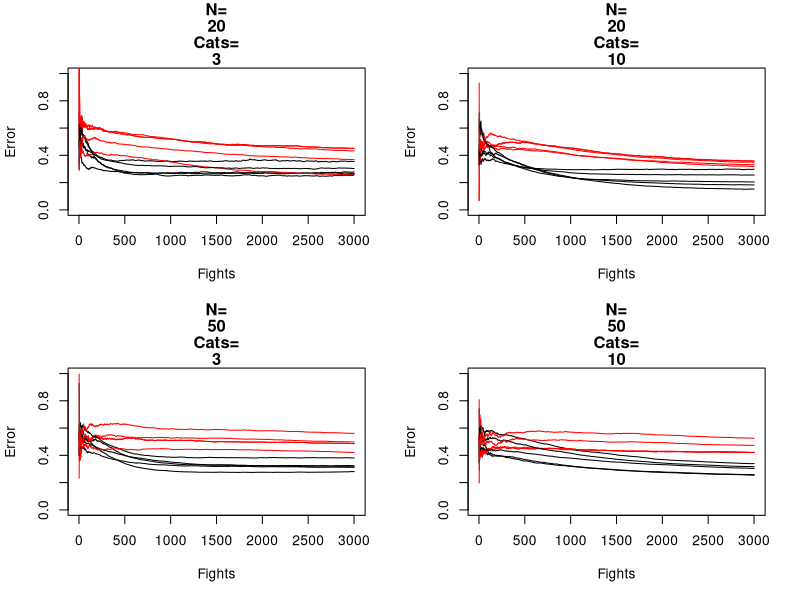
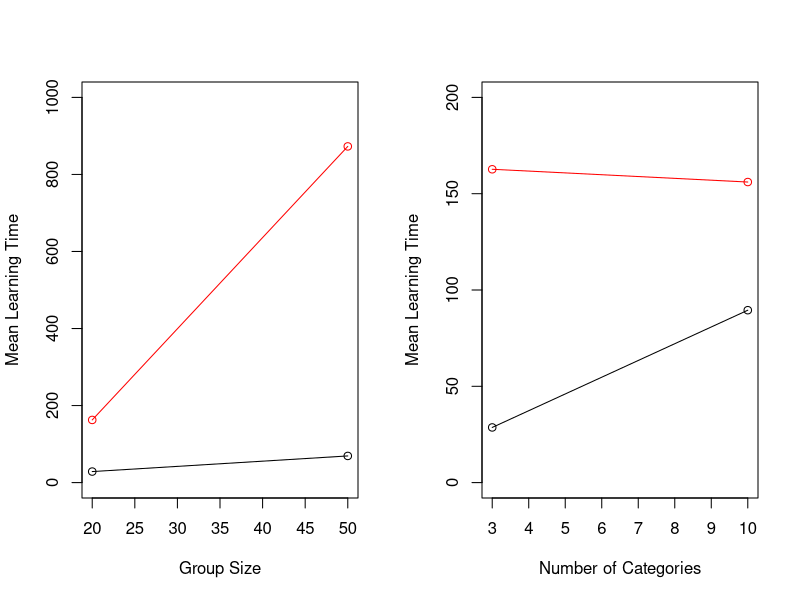

Here is the R script that generated these plots, in order:
#this is the file I wrote at the hackathon to make some quick plots. it's out of date, but i'm hanging onto it as a reference.
######
#functions: 

dominance = 0.5 #how quickly the probability switches from A winning to A losing
win_prob <- function(q){ #probability of A winning given qualities of A and B
	d = q[1]-q[2] #differences in qualities
	p = exp(dominance*d)/(exp(dominance*d)+1) #a sigmoidal function that gives probability of A winning 
	return(p)
}

learn_rate = 0.1
learn_noise = 0.005
update <- function(a, q){ # given current assessment a and true quality q, update to new assessment
	if(!is.na(a)){
			anew =(1- learn_rate) * a +learn_rate*q + rnorm(1, mean =0, sd = learn_noise)
		} else{
			anew = learn_rate*q + rnorm(1, mean =0, sd = learn_noise)
		}
	return(anew)
}

correlatedValue = function(x, r){
  r2 = r**2
  ve = 1-r2
  SD = sqrt(ve)
  e  = rnorm(length(x), mean=0, sd=SD)
  y  = r*x + e
  return(y)
}


#######
#parameters to play with:
Tfights = 3000 #total number of fights 
N = 50 # individuals
categor_num = 3
memory_window = Inf
confus_prob_cat = 0
confus_prob_ind = 0.8
sim_runs = 5

N_vals = c(20,50)
xN = length(N_vals)
cat_vals = c(3,10,20)
cat_vals = c(3,10)
xcat = length(cat_vals)

learning_curves_cat = array(NA, dim=c(xN,xcat,sim_runs,Tfights+1))
learning_curves_ind = array(NA, dim=c(xN,xcat,sim_runs,Tfights+1))
learning_times_cat = array(NA, dim=c(xN,xcat))
learning_times_ind = array(NA, dim=c(xN,xcat))

for(n in 1:xN){
	N = N_vals[n]
	for(c in 1:xcat){
		categor_num = cat_vals[c]
		learning_curves_cat_temp = array(NA, dim=c(sim_runs,Tfights+1,N))
		learning_curves_ind_temp = array(NA,dim=c(sim_runs,Tfights+1,N))
		
		learning_time_cat_temp = array(NA, dim=c(sim_runs,N))
		learning_time_ind_temp = array(NA, dim=c(sim_runs,N))
		for(run in 1:sim_runs){
			
			######
			#set up group with quality values and signal values: 
			
			qual_vals = array(data = NA, dim = N) # quality values
			# #option: one animal in each of N bins
			# qual_vals = seq(0, 1, by = 1/N) 
			# #option: uniformly distributed quality values
			# qual_vals = runif(N , min = 0, max = 1) 
			# #option: lognormally distributed quality values
			# qual_sd = 0.5; qual_vals = exp(rnorm(N, mean = 0, sd = qual_sd)) 
			#option: normally distributed quality values
			qual_sd = 0.5; qual_vals = rnorm(N, mean = 0.5, sd = qual_sd) 
			
			#matrix of columns of quality values
			qual_mat = matrix(rep(qual_vals,N), ncol=N, byrow=TRUE) 
			
			sig_vals = array(data = NA, dim = N) # signal values
			#option: signals are correlated with quality 
			sig_qual_corr_sd = 0.5; sig_vals = qual_vals + rnorm(N, mean = 0, sd =sig_qual_corr_sd) 
			# #option: uniformly distributed sigals
			# sig_vals = runif(N, min =0, max = 1) 
			# #option: lognormally distributed signals: 
			# sig_sd = 0.5; sig_vals = exp(rnorm(N, mean =0, sd = sig_sd)) 
			# #option: normally distributed signal values
			# sig_sd = 0.5; sig_vals = rnorm(N, mean =0, sd =sig_sd) 
			
			sig_min = -2 
			sig_max = 2
			categor_breaks = sig_min+1:(categor_num-1)*(sig_max-sig_min)/categor_num
			sig_cats = array(data = NA, dim =N) #which category each animal is in
			for(i in 1:N){
				sig_cats[i] = sum(sig_vals[i] > categor_breaks)+1 
			}
			
			confus_mat = array(0, dim=c(N,categor_num))
			for(i in 1:N){
				if(sig_cats[i]==1){
					confus_mat[i,2] = confus_prob_cat*exp(-abs(sig_vals[i]-categor_breaks[1]))
					confus_mat[i,1] = 1-confus_mat[i,2]
				} else if(sig_cats[i]==categor_num){
					confus_mat[i,categor_num-1] = confus_prob_cat*exp(-abs(sig_vals[i]-categor_breaks[categor_num-1]))
					confus_mat[i,categor_num] = 1-confus_mat[i,categor_num-1]
				} else{
					confus_mat[i,sig_cats[i]-1] = confus_prob_cat*exp(-abs(sig_vals[i]-categor_breaks[sig_cats[i]-1]))
					confus_mat[i,sig_cats[i]+1] = confus_prob_cat*exp(-abs(sig_vals[i]-categor_breaks[sig_cats[i]]))
					confus_mat[i,sig_cats[i]] = 1-confus_mat[i,sig_cats[i]-1] - confus_mat[i,sig_cats[i]+1]
					}
			}
			confus_mat = t(apply(confus_mat,1,cumsum))
			
			##########
			#the fighting and learning dynamics: 
			wins = list() # keep track of qualities of members involved in wins and losses for each animal
			losses = list()
			for(i in 1:N){ 
				wins[[i]] = numeric()
				losses[[i]] = numeric()
			}
			num_fights = array(0,dim=N)
			last_fights_cat = array(Inf, dim=c(N,categor_num))
			last_fights_ind = array(Inf, dim=c(N,N))
			
			a_cat_byind = array(NA, dim=c(N,N,Tfights+1))
			a_cat_bycat = array(NA, dim=c(N,categor_num,Tfights+1))
			a_ind = array(NA, dim=c(N,N,Tfights+1))
			
			for(t in 1:Tfights){
				pair = sample(1:N, 2, replace = FALSE) #draw two animals at random
				num_fights[pair] = num_fights[pair]+1
				p = win_prob(qual_vals[pair]) # probability of first animal winning
				outcome = sample(0:1,1,prob = c(p,1-p)) # see who wins and loses
				if(outcome == 0){
					wins[[pair[1]]] = cbind(wins[[pair[1]]],qual_vals[pair]) #add quality values to current wins for pair[1]
					losses[[pair[2]]] = cbind(losses[[pair[2]]],qual_vals[rev(pair)]) #add quality values to current losses for pair[2], reversed so focal animal is first
				} else{
					wins[[pair[2]]] = cbind(wins[[pair[2]]],qual_vals[rev(pair)])
					losses[[pair[1]]] = cbind(losses[[pair[1]]],qual_vals[pair])
				}
				#learning about the signal of one's opponent:
					draw = matrix(runif(N*N,0,1),nrow=N) #random numbers to generate confusion events
					perc_cats = array(NA, dim = c(N,N)) #each individual's perception of every other's category
					for(i in 1:N){
						perc_cats[i,] = rowSums(matrix(rep(draw[i,],categor_num),ncol=categor_num)>confus_mat)+1 #use confus_mat to see which category perceptions get switched to
					}
						# perc_cats = matrix(rep(sig_cats,N),nrow=N,byrow=TRUE)
				
					last_fights_cat[pair[1],perc_cats[pair[1],pair[2]]] = 0 #each animal thinks it just fought with the category it perceived

					last_fights_cat[pair[2],perc_cats[pair[2],pair[1]]] = 0
					new_as_cat_bycat = a_cat_bycat[,,t] #if you weren't involved in the fight your assessment doesn't change

					new_as_cat_bycat[last_fights_cat>memory_window] = NA #you forget your assessments of the categories you fought more than memory_window fights ago

					a_cat_bycat[,,t+1] = new_as_cat_bycat
					a_cat_bycat[pair[1],perc_cats[pair[1],pair[2]],t+1] = update(a_cat_bycat[pair[1],perc_cats[pair[1],pair[2]],t],qual_vals[pair[2]]) #each animal updates its assessment of the category it perceives based on the quality it experiences
					a_cat_bycat[pair[2],perc_cats[pair[2],pair[1]],t+1] = update(a_cat_bycat[pair[2],perc_cats[pair[2],pair[1]],t],qual_vals[pair[1]])
					
					new_as_cat_byind = array(NA,dim=c(N,N))
					for(i in 1:N){
						new_as_cat_byind[i,]=a_cat_bycat[i,perc_cats[i,],t+1] #each animal assigns quality values to individuals based on its sloppy assignment of individuals to categories
					}
					a_cat_byind[,,t+1] = new_as_cat_byind
					
					# a_cat_byind[,,t+1] = a_cat_bycat[,sig_cats,t+1]
					
					# new_as_cat_byind = a_cat_byind[,,t] #if you weren't involved in the fight your assessment doesn't change
					# new_as_cat_byind[last_fights_cat[,sig_cats]>memory_window] = NA #you forget your assessments of the categories you fought more than memory_window fights ago
					# a_cat_byind[,,t+1] = new_as_cat_byind
					# a_cat_byind[pair[1],sig_cats==perc_cats[2],t+1] = update(a_cat_byind[pair[1],pair[2],t],qual_vals[pair[2]]) #opponents assess each other
					# a_cat_byind[pair[2],sig_cats==perc_cats[1],t+1] = update(a_cat_byind[pair[2],pair[1],t],qual_vals[pair[1]])
					
					last_fights_cat = last_fights_cat+1
				
				#learning about the identity of one's opponent:
					draw = runif(2,0,1)
					perc_pair = pair
					if(draw[1]<confus_prob_ind){
						perc_pair[1] = sample(setdiff(1:N,pair[1]),1) #with low probability draw a different individual that the focal thinks it's interacting with
					}
					if(draw[2]<confus_prob_ind){
						perc_pair[2] = sample(setdiff(1:N,pair[2]),1)
					}
							
					last_fights_ind[pair[1],perc_pair[2]] = 0
					last_fights_ind[pair[2],perc_pair[1]] = 0
					new_as_ind = a_ind[,,t] #if you weren't involved in the fight your assessment doesn't change
					new_as_ind[last_fights_ind>memory_window] = NA #you forget your assessments of the categories you fought more than memory_window fights ago

					a_ind[,,t+1] = new_as_ind
					a_ind[pair[1],perc_pair[2],t+1] = update(a_ind[pair[1],perc_pair[2],t],qual_vals[pair[2]]) #each animal updates its assessment of the individual it perceives based on the quality it experiences
					a_ind[pair[2],perc_pair[1],t+1] = update(a_ind[pair[2],perc_pair[1],t],qual_vals[pair[1]])
					last_fights_ind = last_fights_ind+1
			}
			
			#######
			#how well did they learn over time?
			error_cat = array(NA, dim = c(N,Tfights+1))
			error_ind = array(NA, dim = c(N,Tfights+1))
			#how quickly did they get close to their final assessment?
			error_threshold = 0.5
			time_cat = array(NA, dim=N)
			time_ind = array(NA, dim=N)
			#what was everyone else's opinion of me over time?
			highrank_cat = array(NA, dim=c(N,Tfights+1))
			highrank_ind = array(NA, dim=c(N,Tfights+1))
			#costs of losing? while fights are random, these don't depend on the recognition system, but we'll need two if we consider strategic fights.
			losing_costs_cat = array(NA, dim=c(N,Tfights+1))
			losing_costs_ind = array(NA, dim=c(N,Tfights+1))
			for(i in 1:N){
				for(t in 1:(Tfights+1)){
			
					if(sum(!is.na(a_cat_byind[i,,t]))>=1){
						error_cat[i,t] = sum(abs(a_cat_byind[i,,t]-qual_vals),na.rm=TRUE) /sum(!is.na(a_cat_byind[i,,t]))
						}
					if(sum(!is.na(a_ind[i,,t]))>=1){
						error_ind[i,t] = sum(abs(a_ind[i,,t]-qual_vals),na.rm=TRUE) /sum(!is.na(a_ind[i,,t]))
						}
					if(sum(!is.na(a_cat_byind[,i,t]))>=1){
					highrank_cat[i,t] = sum(a_cat_byind[,i,t],na.rm=TRUE) /sum(!is.na(a_cat_byind[,i,t]))
						}
					if(sum(!is.na(a_ind[,i,t]))>=1){
						highrank_ind[i,t] = sum(a_ind[,i,t],na.rm=TRUE) /sum(!is.na(a_ind[,i,t]))
						}
				}
				time_cat_temp = array(NA,dim=N)
				time_ind_temp = array(NA, dim=N)
				for(j in setdiff(1:N,i)){
					v = which(abs(a_cat_byind[i,j,]-a_cat_byind[i,j,Tfights+1])<= error_threshold)
					if(length(v)>0){
						time_cat_temp[j] = v[1]-1
					} else{ time_cat_temp[j] = Tfights}
					v = which(abs(a_ind[i,j,]-a_ind[i,j,Tfights+1])<= error_threshold)
					if(length(v)>0){
						time_ind_temp[j] = v[1]-1
					} else{ time_ind_temp[j] = Tfights}
				}
				time_cat[i] = median(time_cat_temp,na.rm=TRUE)
				time_ind[i] = median(time_ind_temp,na.rm=TRUE)
			}
		learning_curves_cat_temp[run,,] = t(error_cat)
		learning_curves_ind_temp[run,,] = t(error_ind)
		
		learning_time_cat_temp[run,] = time_cat
		learning_time_ind_temp[run,] = time_ind
		}
		
		learning_curves_cat[n,c,,] = rowMeans(learning_curves_cat_temp,dims=2,na.rm=TRUE)
		learning_curves_ind[n,c,,] = rowMeans(learning_curves_ind_temp,dims=2,na.rm=TRUE)
		
		learning_times_cat[n,c] =  mean(learning_time_cat_temp)
		learning_times_ind[n,c] = mean(learning_time_ind_temp)
	}
}

######
quartz()

par(mfrow=c(xcat,xN))

for(n in 1:xN){
	for(c in 1:xcat){
		plot(learning_curves_cat[n,c,1,],type='l',ylim=c(0,1),xlab='Fights',ylab='Error',main=c('N=',N_vals[n],'Cats=',cat_vals[c]))
		lines(learning_curves_ind[n,c,2,],type='l',ylim=c(0,1),col='red')
		for(run in 2:sim_runs){
			lines(learning_curves_cat[n,c,run,])
			lines(learning_curves_ind[n,c,run,],col='red')
		}
	}
}

quartz()

par(mfrow=c(1,2))

plot(N_vals,learning_times_cat[,1],type='o',ylim=c(0,1000),xlab='Group Size',ylab='Mean Learning Time')
points(N_vals,learning_times_ind[,1],type='o',col='red')

plot(cat_vals,learning_times_cat[1,],type='o',ylim=c(0,200),xlab='Number of Categories',ylab='Mean Learning Time')
points(cat_vals,learning_times_ind[1,],type='o',col='red',ylim=c(0,200))



